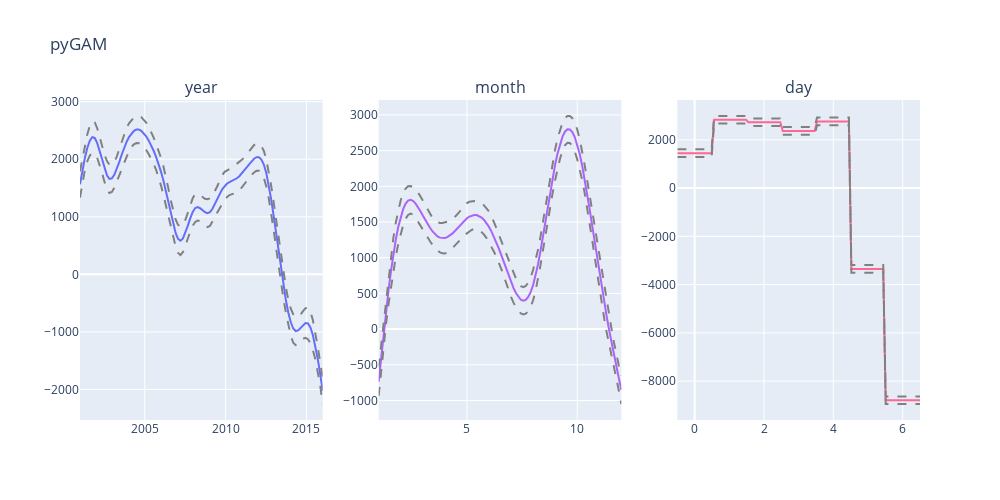

The cell this chart's notebook holds for it:
### Markdown cell above
There are a few things going on here. First, we need to create our actual GAM model. This is done by creating an instance of the `LinearGAM` class. The argument that we provide to this class is similar to a regression equation. What we need to provide are the **functional forms** of the parameters to be included in our model.

When we imported `pyGAM`, we also imported `s`, `f`, and `l`. `s` stands for **spline**, and represents our most general functional form. Splines can be used to estimate functions of any shape, and so they are the key component of a GAM as enablers of highly flexible functional form.

`f` creates a factor-based functional form, and is useful where data is encoded as numbers which are categorial (rather than ordinal) in nature. This allows us to see the different level effects of each encoded factor in the column.

`l` creates a linear functional form. This can be useful where we expect the relationship between $x$ and $y$ by constraining the relationship to be linear rather than smooth. Remember that linear functional forms are by far the easiest to interpret, so we want to use them wherever they are representative of truth!

In our case, we want to see the spline-based relationship between year and rides and month and rides, but days are better treated as factors. This means that the most effective "regression equation" is `s(0) + f(1) + f(2)`, with 0, 1, and 2 denoting the respective columns in our `x` data array.

Now, let's make ourselves a nice plot of the results:

### Code cell
# Import plotly tools to create a grid of subplots (figures) that work together
from plotly import tools
import plotly.offline as py
import plotly.graph_objs as go

# Name each figure
titles = ['year', 'month', 'day']

# Create the subplots in a single-row grid
fig = tools.make_subplots(rows=1, cols=3, subplot_titles=titles)
# Dictate the size of the figure, title, etc.
fig['layout'].update(height=500, width=1000, title='pyGAM', showlegend=False)

# Loop over the titles, and create the corresponding figures
for i, title in enumerate(titles):
    # Create the grid over which to estimate the effect of parameters
    XX = gam.generate_X_grid(term=i)
    # Calculate the value and 95% confidence intervals for each parameter
    # This will become the expected effect on the dependent variable for a given value of x
    pdep, confi = gam.partial_dependence(term=i, width=.95)
    
    # Create the effect and confidence interval traces (there are 3 total)
    trace = go.Scatter(x=XX[:,i], y=pdep, mode='lines', name='Effect')
    ci1 = go.Scatter(x = XX[:,i], y=confi[:,0], line=dict(dash='dash', color='grey'), name='95% CI')
    ci2 = go.Scatter(x = XX[:,i], y=confi[:,1], line=dict(dash='dash', color='grey'), name='95% CI')

    # Add each of the three traces to the figure in the relevant grid position
    fig.append_trace(trace, 1, i+1)
    fig.append_trace(ci1, 1, i+1)
    fig.append_trace(ci2, 1, i+1)

#Plot the figure
py.iplot(fig)
